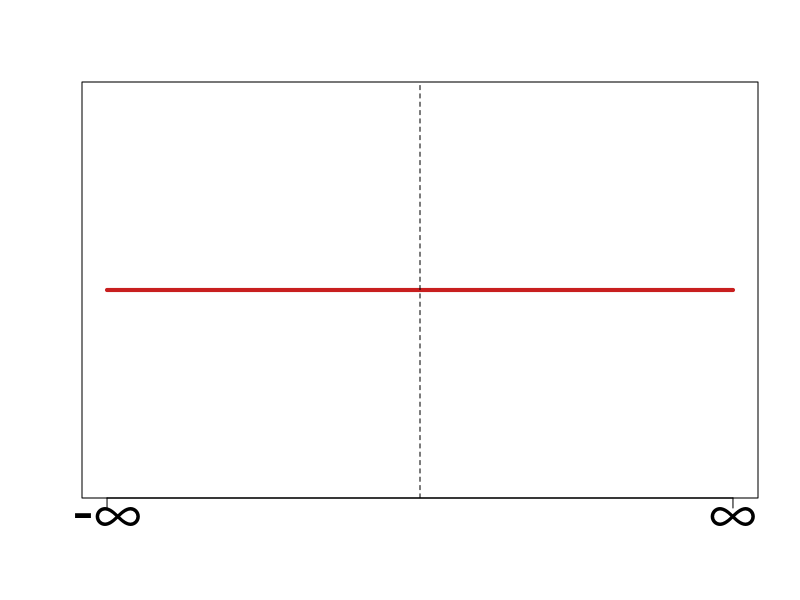
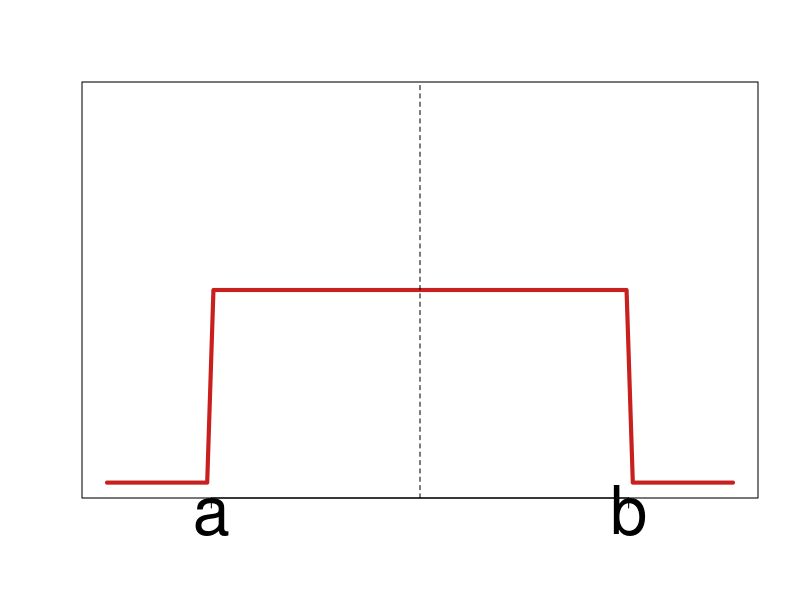
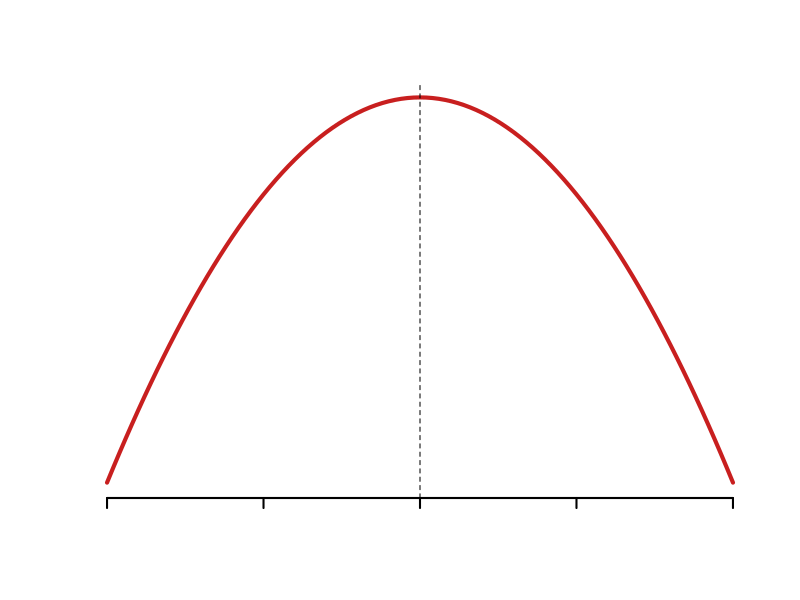
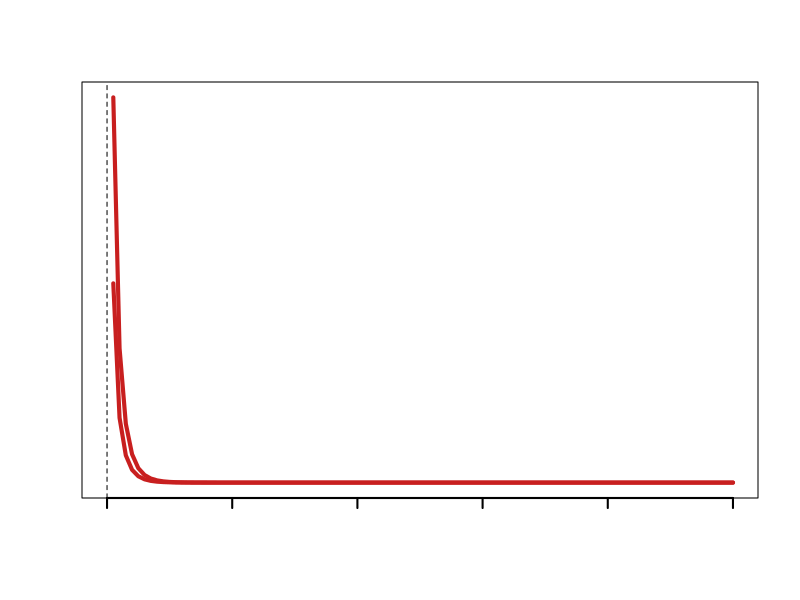
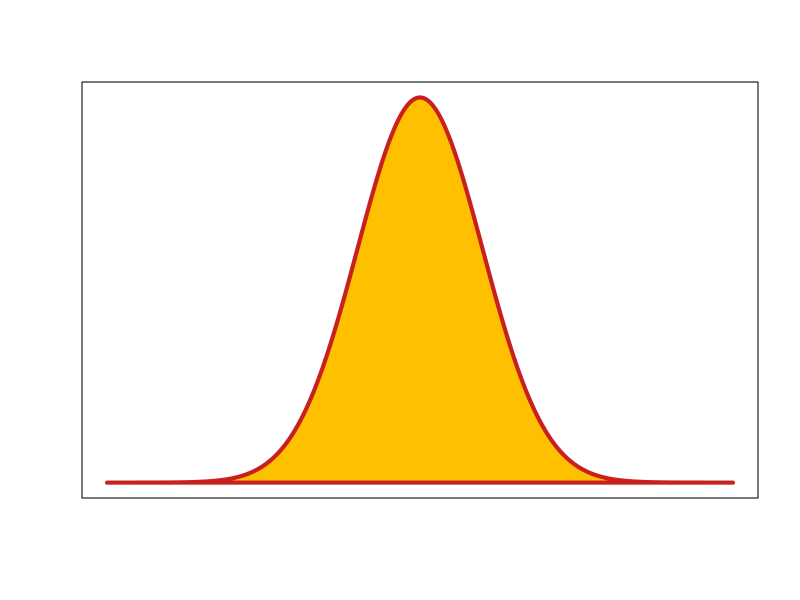
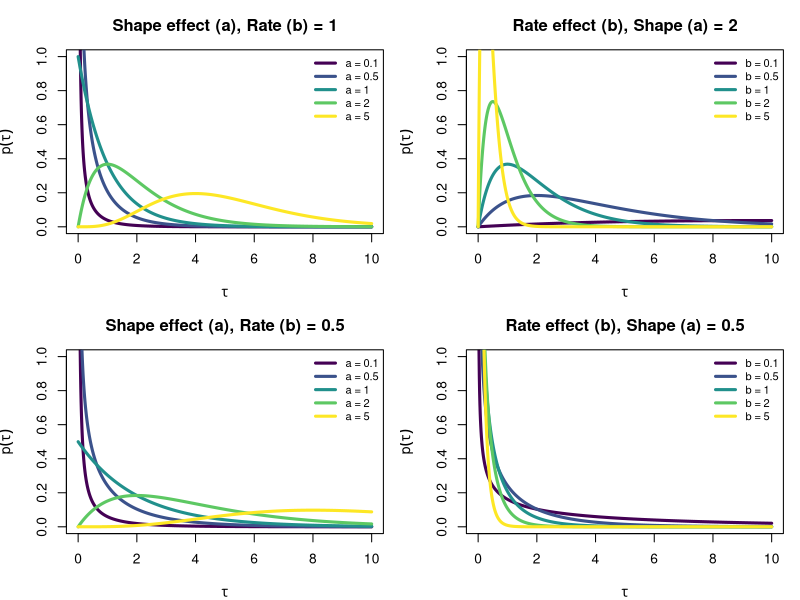

These figures' R source, in order:
## This script has code for visuals used on slides

## Plots illustrating prior distributions -------------

# uniform prior with infinite bounds (not tractable)
curve(dunif(x, min = -1, max = 1),from = -1, to = 1, 
      lwd=4,xlab="",ylab="",yaxt="n",xaxt="n",yaxt="n", col ="#C81F1F")
axis(1, at = c(-1,1), labels = c("-\u221E","\u221E" ),cex.axis = 4)
abline(v = -0, lty=2)

# uniform prior with real boundaries a and b
curve(dunif(x, min = -1, max = 1),from = -1.5, to = 1.5, 
      lwd=4,xlab="",ylab="",yaxt="n",xaxt="n",yaxt="n", col ="#C81F1F",ylim = c(0,1))
axis(1, at = c(-1,1), labels = c("a","b" ),cex.axis = 4)
abline(v = -0, lty=2)


# gaussian distribution centered at 0
curve(dnorm(x, mean = 0, sd = 5),from = -1, to = 1, 
      lwd=4,xlab="",ylab="",yaxt="n",bty="n",xaxt="n", col ="#C81F1F")
axis(side=1, labels = FALSE,lwd=2)
abline(v = 0, lty=2)

# gamma distribution for tau
curve(dgamma(x,shape = 0.2, scale = 0.1), from = 0, to = 5,
      lwd=4,xlab="",ylab="",yaxt="n",xaxt="n", col ="#C81F1F")
curve(dgamma(x,shape = 0.1, scale = 0.1), from = 0, to = 5,
      lwd=4, col ="#C81F1F", add= TRUE)
axis(side=1, labels = FALSE,lwd=2)
abline(v = 0, lty=2)

# gaussian distribution with shading
xcomb <- seq(-1, 1, by = 0.01)
dy <- dnorm(xcomb, mean = 0, sd= 0.2)
plot(xcomb, dy, type="l",xlab="",ylab="",yaxt="n",xaxt="n")
polygon(xcomb, dy,col="#FFC000",border = "#C81F1F",lwd=4)



library(viridis)
# x range
x <- seq(0, 10, length.out = 1000)

# Shape and rate values
a_vals <- c(0.1,0.5, 1, 2, 5)
b_vals <- c(0.1,0.5, 1, 2, 5)

cols_a <- viridis(length(a_vals))
cols_b <- viridis(length(b_vals))

# Set up 2x2 panels
par(mfrow = c(2, 2), mar = c(4, 4, 3, 1))

# ---------- Panel 1: Shape effect, rate = 1 ----------
b <- 1
plot(x, dgamma(x, shape = a_vals[1], rate = b),
     type = "l", lwd = 3, col = cols_a[1],
     ylim = c(0, 1),
     xlab = expression(tau),
     ylab = expression(p(tau)),
     main = "Shape effect (a), Rate (b) = 1")

for (i in 2:length(a_vals)) {
  lines(x, dgamma(x, shape = a_vals[i], rate = b),
        lwd = 3, col = cols_a[i])
}

legend("topright",
       legend = paste("a =", a_vals),
       col = cols_a, lwd = 3, cex = 0.8, bty="n")

# ---------- Panel 2: Rate effect, shape = 2 ----------
a <- 2
plot(x, dgamma(x, shape = a, rate = b_vals[1]),
     type = "l", lwd = 3, col = cols_b[1],
     ylim = c(0, 1),
     xlab = expression(tau),
     ylab = expression(p(tau)),
     main = "Rate effect (b), Shape (a) = 2")

for (i in 2:length(b_vals)) {
  lines(x, dgamma(x, shape = a, rate = b_vals[i]),
        lwd = 3, col = cols_b[i])
}

legend("topright",
       legend = paste("b =", b_vals),
       col = cols_b, lwd = 3, cex = 0.8, bty="n")

# ---------- Panel 3: Shape effect, rate = 0.5 ----------
b <- 0.5
plot(x, dgamma(x, shape = a_vals[1], rate = b),
     type = "l", lwd = 3, col = cols_a[1],
     ylim = c(0, 1),
     xlab = expression(tau),
     ylab = expression(p(tau)),
     main = "Shape effect (a), Rate (b) = 0.5")

for (i in 2:length(a_vals)) {
  lines(x, dgamma(x, shape = a_vals[i], rate = b),
        lwd = 3, col = cols_a[i])
}

legend("topright",
       legend = paste("a =", a_vals),
       col = cols_a, lwd = 3, cex = 0.8, bty="n")

# ---------- Panel 4: Rate effect, shape = 0.5 ----------
a <- 0.5
plot(x, dgamma(x, shape = a, rate = b_vals[1]),
     type = "l", lwd = 3, col = cols_b[1],
     ylim = c(0, 1),
     xlab = expression(tau),
     ylab = expression(p(tau)),
     main = "Rate effect (b), Shape (a) = 0.5")

for (i in 2:length(b_vals)) {
  lines(x, dgamma(x, shape = a, rate = b_vals[i]),
        lwd = 3, col = cols_b[i])
}


legend("topright",
       legend = paste("b =", b_vals),
       col = cols_b, lwd = 3, cex = 0.8, bty="n")

# Reset layout
par(mfrow = c(1, 1))

